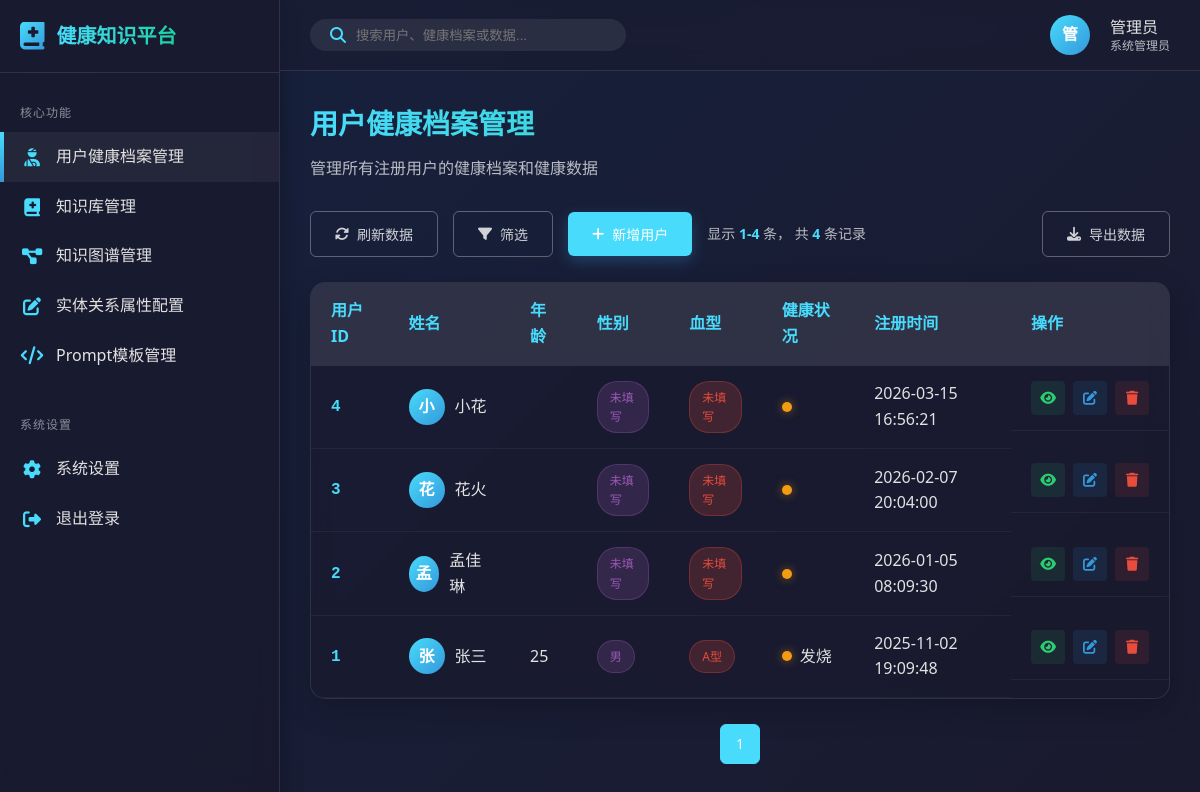
Screenshot of /admin/dashboard (signed in) with the database file from the repository.
### tables this page shows
CREATE TABLE patients (
            id INTEGER PRIMARY KEY AUTOINCREMENT,
            name TEXT NOT NULL,
            phone TEXT UNIQUE NOT NULL,
            password TEXT NOT NULL,
            age INTEGER,
            gender TEXT,
            blood_type TEXT,
            height TEXT,
            weight TEXT,
            conditions TEXT,
            allergies TEXT,
            occupation TEXT,
            ethnicity TEXT,
            main_activity TEXT,
            education TEXT,
            employment TEXT,
            marital_status TEXT,
            is_smoker TEXT,
            is_drinker TEXT,
            surgery_history TEXT,
            medications TEXT,
            disease_history TEXT,
            systolic_bp TEXT,
            diastolic_bp TEXT,
            bp_measure_time TEXT,
            family_history TEXT,
            regular_exercise TEXT,
            created_at TIMESTAMP DEFAULT CURRENT_TIMESTAMP
        );

### MedicalGraphRAG/app.py (the view)
@app.route('/admin/dashboard')
def admin_dashboard():
    if 'admin_id' not in session:
        return redirect(url_for('admin_login'))
    page = request.args.get('page', 1, type=int)
    per_page = 10
    search = request.args.get('search', '').strip()
    conn = sqlite3.connect(app.config['DATABASE'])
    c = conn.cursor()
    if search:
        c.execute('SELECT COUNT(*) FROM patients WHERE name LIKE ? OR phone LIKE ? OR conditions LIKE ?',
                  (f'%{search}%', f'%{search}%', f'%{search}%'))
    else:
        c.execute('SELECT COUNT(*) FROM patients')
    total = c.fetchone()[0]
    total_pages = (total + per_page - 1) // per_page
    offset = (page - 1) * per_page
    if search:
        c.execute('SELECT * FROM patients WHERE name LIKE ? OR phone LIKE ? OR conditions LIKE ? ORDER BY id DESC LIMIT ? OFFSET ?',
                  (f'%{search}%', f'%{search}%', f'%{search}%', per_page, offset))
    else:
        c.execute('SELECT * FROM patients ORDER BY id DESC LIMIT ? OFFSET ?', (per_page, offset))
    patients = c.fetchall()
    conn.close()
    patients_data = []
    for p in patients:
        patients_data.append({
            'id': p[0], 'name': p[1], 'phone': p[2], 'age': p[4],
            'gender': p[5], 'blood_type': p[6], 'height': p[7], 'weight': p[8],
            'conditions': p[9], 'allergies': p[10], 'created_at': p[-1] if len(p) > 11 else ''
        })
    return render_template('admin_dashboard.html', patients=patients_data,
                           page=page, per_page=per_page, total=total,
                           total_pages=total_pages, search=search)

### MedicalGraphRAG/templates/admin_dashboard.html (shortened to what this page needs)
{% extends "base.html" %}
{% block styles %}
<link rel="stylesheet" href="{{ url_for('static', filename='css/admin.css') }}">
{% endblock %}
{% block content %}
<div class="admin-container">
    <aside class="sidebar">
        <div class="sidebar-header">
            <div class="hospital-logo">
                <i class="fas fa-book-medical"></i>
                <h2>健康知识平台</h2>
            </div>
        </div>
        <nav class="nav-links">
            <div class="nav-group">
                <div class="nav-title">核心功能</div>
                <a href="{{ url_for('admin_dashboard') }}" class="nav-link active">
                    <i class="fas fa-user-injured"></i>
                    <span>用户健康档案管理</span>
                </a>
                <a href="{{ url_for('knowledge_management') }}" class="nav-link">
                    <i class="fas fa-book-medical"></i>
                    <span>知识库管理</span>
                </a>
                <a href="{{ url_for('knowledge_graph') }}" class="nav-link">
                    <i class="fas fa-project-diagram"></i>
                    <span>知识图谱管理</span>
                </a>
                <a href="{{ url_for('entity_config') }}" class="nav-link">
                    <i class="fas fa-edit"></i>
                    <span>实体关系属性配置</span>
                </a>
                <a href="{{ url_for('prompt_templates_management') }}" class="nav-link">
                    <i class="fas fa-code"></i>
                    <span>Prompt模板管理</span>
                </a>
            </div>
            <div class="nav-group">
                <div class="nav-title">系统设置</div>
                <a href="{{ url_for('system_settings') }}" class="nav-link"><i
                        class="fas fa-cog"></i><span>系统设置</span></a>
                <a href="{{ url_for('logout') }}" class="nav-link"><i
                        class="fas fa-sign-out-alt"></i><span>退出登录</span></a>
            </div>
        </nav>
    </aside>
    <main class="main-content">
        <header class="top-nav">
            <div class="search-box">
                <i class="fas fa-search"></i>
                <input type="text" id="searchPatients" placeholder="搜索用户、健康档案或数据...">
            </div>
            <div class="user-info">
                <div class="user-avatar">管</div>
                <div class="user-details">
                    <div class="user-name">管理员</div>
                    <div class="user-role">系统管理员</div>
                </div>
            </div>
        </header>
        <section class="content-area">
            <div class="content-header">
                <h1>用户健康档案管理</h1>
                <p>管理所有注册用户的健康档案和健康数据</p>
            </div>
            <div class="dashboard-actions">
                <div class="action-left">
                    <button class="btn btn-outline" id="refreshPatients">
                        <i class="fas fa-sync-alt"></i> 刷新数据
                    </button>
                    <button class="btn btn-outline">
                        <i class="fas fa-filter"></i> 筛选
                    </button>
                    <button class="btn btn-primary" id="addUserBtn">
                        <i class="fas fa-plus"></i> 新增用户
                    </button>
                    <div class="records-count">
                        显示 <strong>{{ ((page-1)*per_page)+1 }}-{{ [page*per_page, total]|min }}</strong> 条，
                        共 <strong>{{ total }}</strong> 条记录
                    </div>
                </div>
                <div class="action-right">
                    <button class="btn btn-outline">
                        <i class="fas fa-download"></i> 导出数据
                    </button>
                </div>
            </div>
            <div class="table-wrapper">
                <table class="patients-table">
                    <thead>
                    <tr>
                        <th>用户ID</th>
                        <th>姓名</th>
                        <th>年龄</th>
                        <th>性别</th>
                        <th>血型</th>
                        <th>健康状况</th>
                        <th>注册时间</th>
                        <th width="140">操作</th>
                    </tr>
                    </thead>
                    <tbody>
                    {% for patient in patients %}
                    <tr>
                        <td><span class="user-id">{{ patient.id }}</span></td>
                        <td>
                            <div class="user-info-cell">
                                <div class="user-avatar-small">
                                    {{ patient.name[0] }}
                                </div>
                                <span class="user-name">{{ patient.name }}</span>
                            </div>
                        </td>
                        <td>{{ patient.age }}</td>
                        <td>
                <span class="badge badge-gender">
                  {% if patient.gender %}{{ patient.gender }}{% else %}未填写{% endif %}
                </span>
                        </td>
                        <td>
                <span class="badge badge-blood">
                  {% if patient.blood_type %}{{ patient.blood_type }}{% else %}未填写{% endif %}
                </span>
                        </td>
                        <td>
                            <div class="health-status">
                                <span class="status-indicator {{ 'positive' if patient.conditions == '良好' else 'warning' }}"></span>
                                {{ patient.conditions }}
                            </div>
                        </td>
                        <td>{{ patient.created_at }}</td>
                        <td class="actions">
                            <button class="btn-icon view" title="查看详情" data-id="{{ patient.id }}">
                                <i class="fas fa-eye"></i>
                            </button>
                            <button class="btn-icon edit" title="编辑健康信息" data-id="{{ patient.id }}">
                                <i class="fas fa-edit"></i>
                            </button>
                            <button class="btn-icon delete" title="删除用户" data-id="{{ patient.id }}">
                                <i class="fas fa-trash"></i>
                            </button>
                        </td>
                    </tr>
                    {% endfor %}
                    </tbody>
                </table>
            </div>
            <div class="pagination">
                {% for p in range(1, total_pages+1) %}
                {% if p == page %}
                <a class="btn btn-outline active">{{ p }}</a>
                {% else %}
                <a href="{{ url_for('admin_dashboard', page=p) }}" class="btn btn-outline">{{ p }}</a>
                {% endif %}
                {% endfor %}
            </div>
        </section>
    </main>
</div>
{% endblock %}

### MedicalGraphRAG/templates/base.html (shortened to what this page needs)
<!DOCTYPE html>
<html lang="zh-CN">
<head>
    <link rel="stylesheet" href="https://cdnjs.cloudflare.com/ajax/libs/font-awesome/6.4.0/css/all.min.css">
    <link rel="stylesheet" href="{{ url_for('static', filename='css/style.css') }}">
    {% block styles %}{% endblock %}
</head>
<body>
    {% block content %}{% endblock %}
</body>
</html>

### MedicalGraphRAG/static/css/style.css (style rules this page uses)
:root { --primary: #2c7fb8; --primary-dark: #1a5f8e; --secondary: #4db3d3; --accent: #f05f5f; --light: #f8f9fa; --dark: #343a40; --success: #28a745; --warning: #ffc107; --danger: #dc3545; --gray: #6c757d; --light-gray: #e9ecef; }
* { margin: 0; padding: 0; box-sizing: border-box; }
body { font-family: 'Noto Sans SC', sans-serif; background-color: #f0f4f8; color: var(--dark); line-height: 1.6; }

### rows the page displays
patients: id "4", name "小", name "小花", gender "未填写", blood_type "未填写", created_at "2026-03-15 16:56:21"
patients: id "3", name "花", name "花火", gender "未填写", blood_type "未填写", created_at "2026-02-07 20:04:00"
patients: id "2", name "孟", name "孟佳琳", gender "未填写", blood_type "未填写", created_at "2026-01-05 08:09:30"
patients: id "1", name "张", name "张三", age "25", gender "男", blood_type "A型", conditions "发烧", created_at "2025-11-02 19:09:48"

### other values shown
{{ ((page-1)*per_page)+1 }} "1"
{{ [page*per_page, total]|min }} "4"
{{ total }} "4"
{{ p }} "1"
